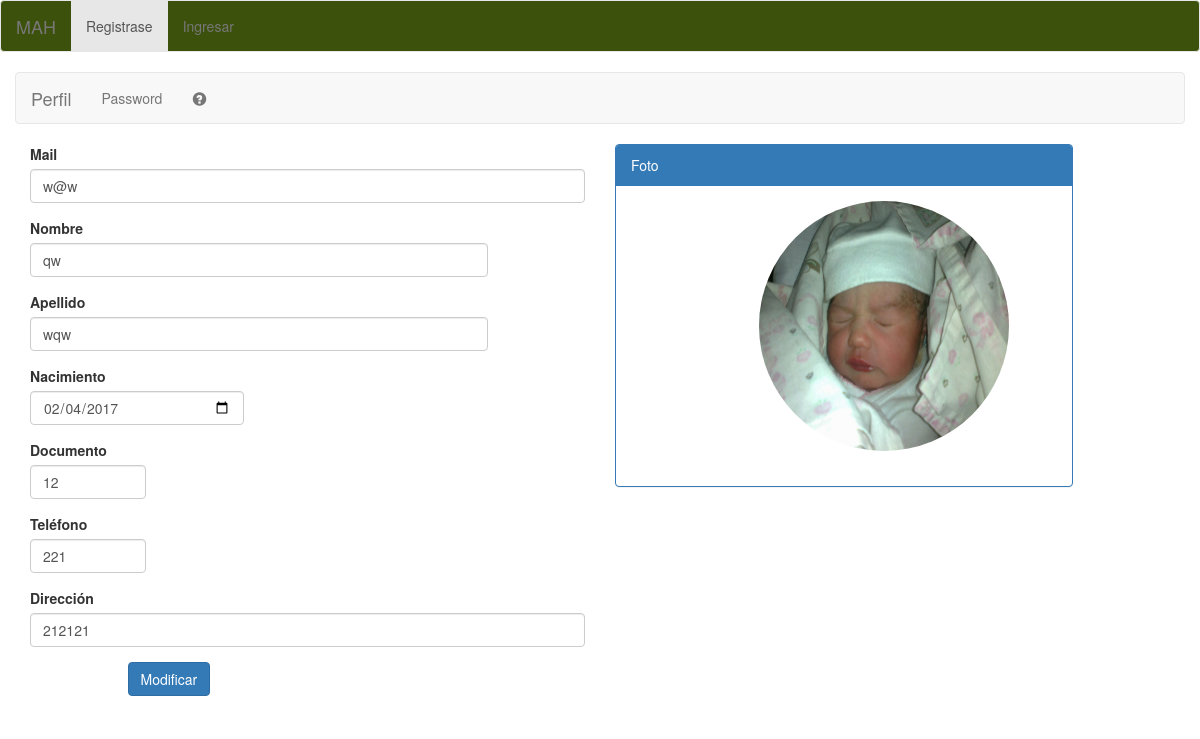
The app's page /vistas/perfil.php?id=5, older data.
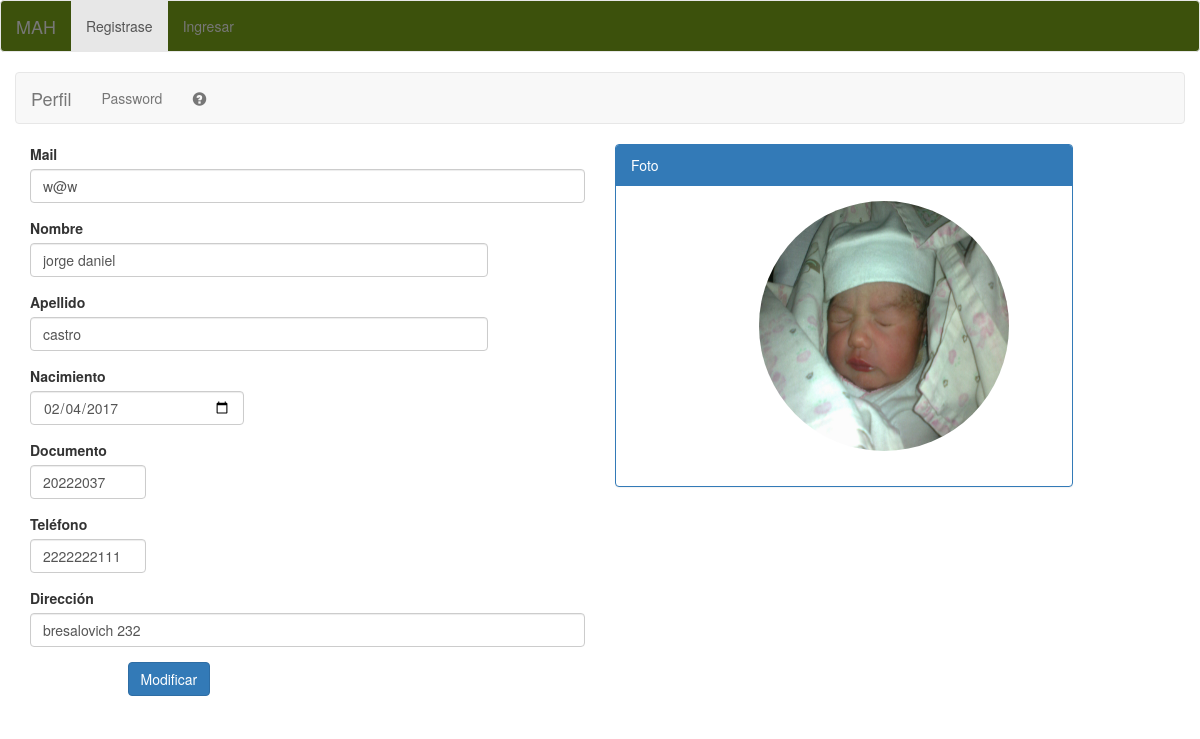
The same page, newer data.
### tables this page shows
CREATE TABLE IF NOT EXISTS `personas` (
  `idpersona` int(11) NOT NULL AUTO_INCREMENT,
  `nombre` varchar(45) DEFAULT NULL,
  `apellido` varchar(45) DEFAULT NULL,
  `nacimiento` date DEFAULT NULL,
  `mail` varchar(45) NOT NULL,
  `telefono` varchar(12) NOT NULL,
  `direccion` varchar(45) DEFAULT NULL,
  `documento` int(11) DEFAULT NULL,
  `idusuario` int(10) unsigned zerofill NOT NULL,
  `celular` varchar(16) NOT NULL,
  PRIMARY KEY (`idpersona`)
);

### vistas/perfil.php (the view, shortened to what this page needs)
<!DOCTYPE html PUBLIC "-//W3C//DTD XHTML 1.0 Transitional//EN"
    "http://www.w3.org/TR/xhtml1/DTD/xhtml1-transitional.dtd">
<html xmlns="http://www.w3.org/1999/xhtml">
    <head>
        <?php include'../cabezera.php';
        ?>
    </head>
    <body>
        <header>
            <?php include '../barra.php'; ?>
        </header>
        <div class="container">
            <?php
            $pdo = new Conexion();
            if ((isset($_GET['id'])) && (!empty($_GET['id']))) {
                $id = $_GET['id'];
            } else {
                $id = $_SESSION['idusuario'];
                $mail = $_SESSION['mail'];
            }
            $Verusuario = $pdo->prepare("select * from personas p  where idusuario=:id");
            $Verusuario->bindparam(':id', $id);
            $Verusuario->execute();
            if ($Verusuario->rowCount() > 0) {
                $registro = $Verusuario->fetch();
                $mail = $registro['mail'];
                $nombre = $registro['nombre'];
                $apellido = $registro['apellido'];
                $nacimiento = $registro['nacimiento'];
                $telefono = $registro['telefono'];
                $direccion = $registro['direccion'];
                $documento = $registro['documento'];
            }
            ?>
            <div class="row">
                <div class="navbar navbar-default" role="navigation">
                    <div class="navbar-header"><a class="navbar-brand" href="#">Perfil</a></div>
                    <ul class="nav navbar-nav">
                        <li><a  href="password.php" >Password</a></li>
                        <li><a href="ayuda.php?tag=perfil" class="glyphicon glyphicon-question-sign"></a></li>
                    </ul>
                </div>
            </div>
            <div class="row">
                <div class="col-md-6">
                <form class="form-horizontal" role="form" id="perfil"  >
                    <div class="form-group">
                        <div class="col-md-12 col-xs-12">
                            <label >Mail</label>
                            <input class="form-control" type="email" ng-model="mail" name="mail" required  autofocus value="<?php echo $mail ?>" />
                        </div>
                    </div>
                    <div class="form-group">
                        <div class="col-md-10  col-xs-5">
                            <label >Nombre</label>
                            <input   class="form-control" type="text" ng-model="nombre" required  name="nombre" value="<?php echo $nombre ?>" />
                        </div>
                    </div>
                    <div class="form-group">
                        <div class="col-md-10 col-lg-10 col-xs-5">
                            <label >Apellido</label>
                            <input   class="form-control" type="text" ng-model="apellido" required  name="apellido" value="<?php echo $apellido ?>" />
                        </div>
                    </div>
                    <div class="form-group">
                        <div class="col-md-8 col-lg-5 col-xs-5">
                            <label>Nacimiento</label>
                            <input   class="form-control" type="date" ng-model="nacimiento" required  name="nacimiento" value="<?php echo $nacimiento ?>" />
                        </div>
                    </div>
                    <div class="form-group">
                        <div class="col-md-3 col-lg-3 col-xs-5">
                            <label >Documento</label>
                            <input   class="form-control" type="number" ng-model="documento" required  name="documento" value="<?php echo $documento ?>" />
                        </div>
                    </div>
                    <div class="form-group">
                        <div class="col-md-3 col-lg-3 col-xs-5">
                            <label >Teléfono</label>
                            <input   class="form-control" type="tel" ng-model="telefono" required  name="telefono" value="<?php echo $telefono ?>"/>
                        </div>
                    </div>
                    <div class="form-group">
                        <div class="col-md-12 col-lg-12 col-xs-12">
                            <label >Dirección</label>
                            <input   class="form-control" type="text" ng-model="direccion" required  name="direccion" value="<?php echo $direccion ?>"/>
                        </div>
                    </div>
                    <div class="form-group">
                        <div class="col-md-offset-2 col-md-12 col-lg-12 col-xs-3">
                            <input   class="btn btn-primary" type="submit" value="Modificar" />
                        </div>
                    </div>
                </form>
                </div>
                <div class="col-md-5">
                    <div class="panel panel-primary">
                        <div class="panel-heading">Foto </div>
                        <div style="width: 200px; height: 300px; margin: auto; padding: 15px;"><img width="250" height="250" class="img-circle " src="../imagenes/perfil/avatar/jorge.jpg"></img></div>
                    </div>
                </div>
            </div>
        </div>
    </body>
</html>

### cabezera.php (shortened to what this page needs)
<?php
echo "
 <meta http-equiv=\"Content-type\" content=\"text/html; charset=utf-8\" />
        <meta name=\"viewport\" content=\"width=device-width, user-scalable=no, initial-scale=1.0, maximum-scale=1.0, minimum-scale=1.0\">
        <link href=\"../css/noticias.css\" rel=\"stylesheet\" type=\"text/css\"/>
        <title>Sistema de Monitoreo de los Vegetales</title>
        <script src=\"../jquery/jquery-2.1.3.min.js\" type=\"text/javascript\"></script>
        <script src=\"../jquery/jquery-ui-1.12.1.custom/jquery-ui.js\"></script>
        <link href=\"../jquery/jquery-ui-1.12.1.custom/jquery-ui.css\" rel=\"stylesheet\" type=\"text/css\"/>
  ";
 echo " <script src=\"../bootstrap-3.3.5-dist/js/bootstrap.min.js\" type=\"text/javascript\"></script>
        <link href=\"../bootstrap-3.3.5-dist/css/bootstrap.min.css\" rel=\"stylesheet\" type=\"text/css\"/>
        ";

### barra.php (shortened to what this page needs)
<nav class="navbar navbar-default " role="navigation">
    <div class="navbar-header">
        <a class="navbar-brand" title="Mercado Abierto Horticola 'Inicio' " href="index.php">MAH</a>
    </div>
    <div id="collapse" class="collapse navbar-collapse navbar-ex1-collapse">
        <ul class="nav navbar-nav">
            <li class="active"><a href="registrase.php">Registrase</a></li>
                            <?php
            if (!isset($_SESSION['nombre'])) {
                ?>
                <li><a href="ingresar.php">Ingresar</a></li>
            <?php } else {
                ?>
                <li><a href="logout.php">Salir</a></li>
                <li><a href="ayuda.php" class="glyphicon glyphicon-question-sign"></a></li>
            </ul>
            <?php
        }
            ?>
    </div>
</nav>

### css/noticias.css (style rules this page uses)
nav.navbar { background-color: #3c510c; color: #0066cc; }
nav.navbar ul { font-family: "Helvetica Neue", Helvetica, Arial, sans-serif; color: #000000; }

Row changes from the older to the newer data that the page shows:
changed personas: nombre "qw" → "jorge daniel"; apellido "wqw" → "castro"; documento "12" → "20222037"; telefono "221" → "2222222111"; direccion "212121" → "bresalovich 232"
